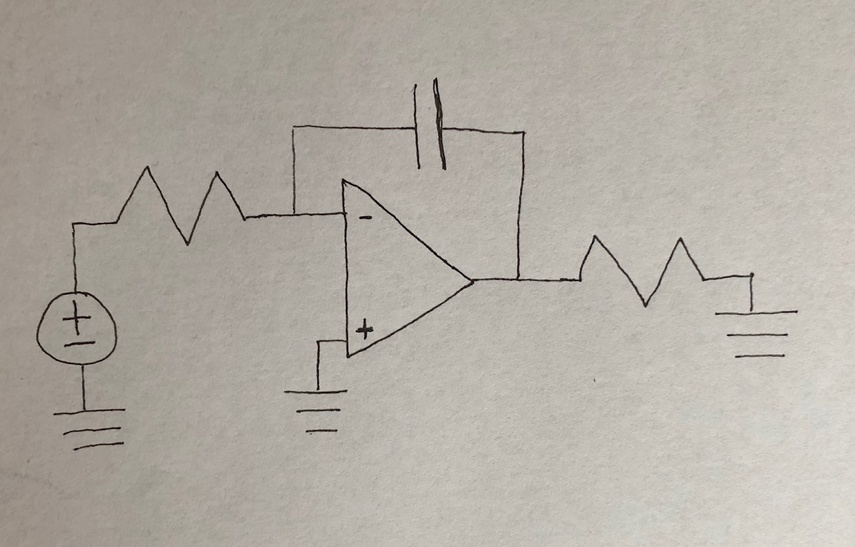
#> input picture ex_circuits/better_integrator.jpg, 855 x 547 px, shrunk from 1280 x 819 before the run
$ python image_processing.py
#> lines starting #> are read from the running program, lines starting #| are printed output that depends on the picture; after the words box and inside, x2 and y2 are one past the last pixel; in counts of white or black regions, pixels touching at a corner belong together
import matplotlib.pyplot as plt
import imageio as img
import numpy as np
from skimage import draw, feature, filters, morphology, transform, util
from geometry import *

def find_all(file_name, num_sources=10, num_oas=5, printed=False):
    """Main function of this file. Identifies all structures in an image and returns them
    data structure: TODO """
    image = bw_image(file_name, printed=printed)
    circles = circle_hough(image, num_sources)
    lines = line_hough(image, printed=printed)
    original_lines = list(lines)
    classify_circles(image, lines, circles, printed=printed)
    filtered_lines = consolidate_lines(lines, image, circles)
    triangles = process_triangles(image, filtered_lines, num_oas, printed=printed)
    resistors = process_resistors(image, filtered_lines, printed=printed)
    drawn_image = draw_shapes([filtered_lines, circles, triangles], file_name)
    show(drawn_image)
    return Image(image, filtered_lines, circles, triangles)


### MISCELLANEOUS HELPER FUNCTIONS ###

def bw_image(file_name, printed=False):
    """
    Returns a black and white, contrastified, eroded, smoothed image.

    file_name: string file name of an image file to be read."""
#> called with file_name = './ex_circuits/better_integrator.jpg', printed = False
    processed = img.imread(file_name, as_gray=True).astype('uint8')
#> processed: shape (547, 855); min 0, max 224, mean 172.8
    if not printed:
        processed = morphology.erosion(filters.median(processed))
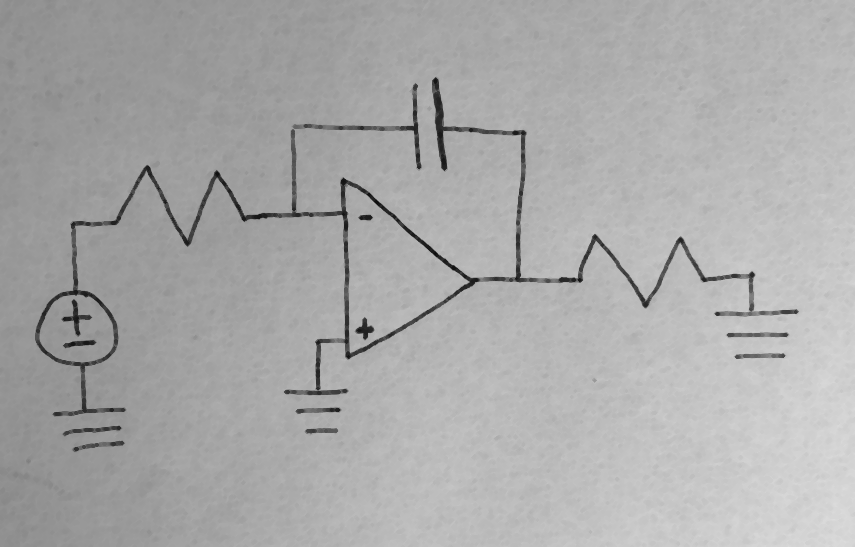
#> processed: shape (547, 855); min 14, max 220, mean 170.5
    x_size, y_size = processed.shape
#> x_size = 547; y_size = 855
    # Split up to deal with shadows and changes in light
    # Order goes top left -> top right -> bottom left -> bottom right
    quads = [processed[0:x_size//2, 0:y_size//2], processed[x_size//2:x_size, 0:y_size//2], processed[0:x_size//2, y_size//2:y_size], processed[x_size//2:x_size, y_size//2:y_size]]
    if printed:
        midpoint_percent = 0.85
    else:
        midpoint_percent = 0.55
    quad1, quad2, quad3, quad4 = [contrastify(quad, midpoint_percent) for quad in quads]
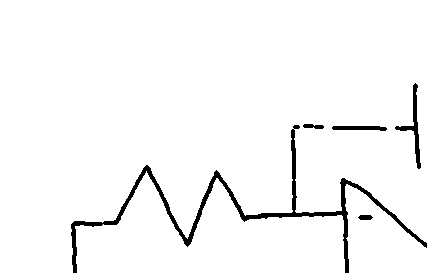
#> quad1: shape (273, 427) int64; 96.7% white; 5 black regions, box (x1, y1, x2, y2) and area: (71, 125, 427, 273) 3070, (395, 83, 421, 169) 425, (332, 126, 387, 131) 216, (303, 124, 324, 129) 76, (358, 215, 373, 220) 63
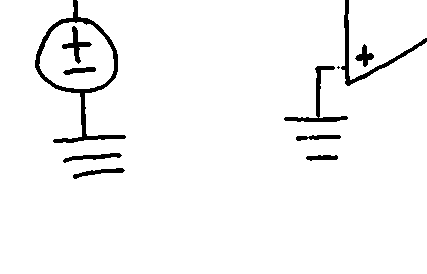
#> quad2: shape (274, 427) int64; 96.4% white; 11 black regions (1 under 20 px), largest, box (x1, y1, x2, y2) and area: (35, 0, 126, 143) 1578, (341, 0, 427, 86) 714, (284, 66, 348, 122) 543
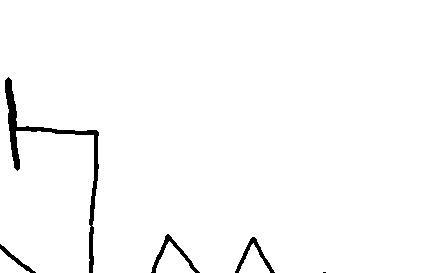
#> quad3: shape (273, 428) int64; 98% white; 5 black regions (1 under 20 px), largest, box (x1, y1, x2, y2) and area: (5, 77, 99, 273) 1574, (151, 234, 200, 273) 336, (235, 237, 275, 273) 297, (0, 244, 36, 273) 174
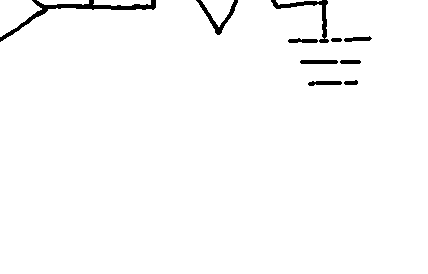
#> quad4: shape (274, 428) int64; 98.1% white; 10 black regions, largest, box (x1, y1, x2, y2) and area: (0, 0, 156, 42) 812, (271, 0, 329, 43) 421, (196, 0, 238, 35) 312
    final_img = np.vstack((np.hstack((quad1, quad3)), np.hstack((quad2, quad4))))
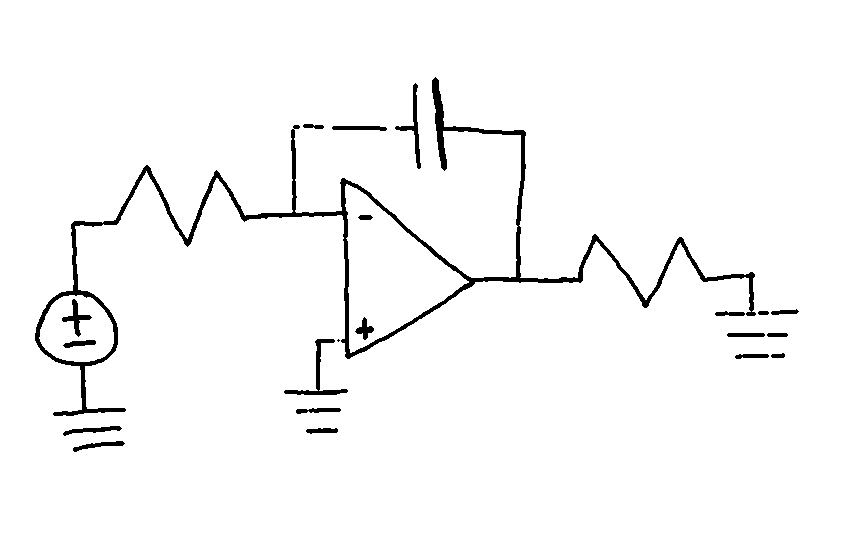
#> final_img: shape (547, 855) int64; 97.3% white; 21 black regions (1 under 20 px), largest, box (x1, y1, x2, y2) and area: (35, 77, 756, 416) 9291, (284, 339, 348, 395) 543, (395, 83, 421, 169) 425
    return final_img

def contrastify(arr, midpoint_percent=0.55):
    """
    Takes a numpy array and returns a new one separated at a midpoint, mapping smaller values to zero and larger ones to a maximum value.

    image: numpy array of numbers
    midpoint: lower values are mapped to zero, equal or higher values are mapped to max_val
    """
    midpoint_thresh = np.min(arr) * midpoint_percent + np.max(arr) * midpoint_percent
    arr = (arr > midpoint_thresh) * 255
    return arr

# [11 lines left out: function draw_shapes, not called in this run]

def show_bw(image):
    plt.imshow(image, cmap=plt.cm.gray, interpolation='gaussian')
    plt.show()

def show(image):
    plt.imshow(image)
    plt.show()

# [8 lines left out: function show_plot, not called in this run]

### ABSTRACTING FUNCTIONS ###
# These are here so that the find_all function is readable


def classify_circles(image, lines, circles, printed=False):
    for circ in circles:
        circ.classify(image, lines, printed=printed)

# [52 lines left out: functions process_triangles, process_resistors, not called in this run]


### K-MEANS SECTION ###


### LINE SECTION ###

def find_lines(file_name, show_lines=False):
    """Performs the full process of identifying lines in an image."""
    return find_shape(file_name, 'line', show_shapes=show_lines)

# [11 lines left out: function line_hough, not called in this run]

def is_edge_line(c0, c1, image, threshold=5):
    """ Returns whether the two coordinates are close enough to the edge to be eliminated. """
    return bool(min(c0 + c1) < threshold or max(c0[0], c1[0]) > image.shape[1] - threshold or max(c0[1], c1[1]) > image.shape[0] - threshold)

# [190 lines left out: functions consolidate_lines, rect, trap, find_triangles, find_circles, not called in this run]

def circle_hough(image, max_circles=float('inf')):
    """ Uses scikit-image's Hough circle transform to identify circles in an image.

    image: numpy image including circles

    Returns a list of filtered Circles
    """
    # Find edges
#> (the run stopped early here; a loop or call above may not have finished)
